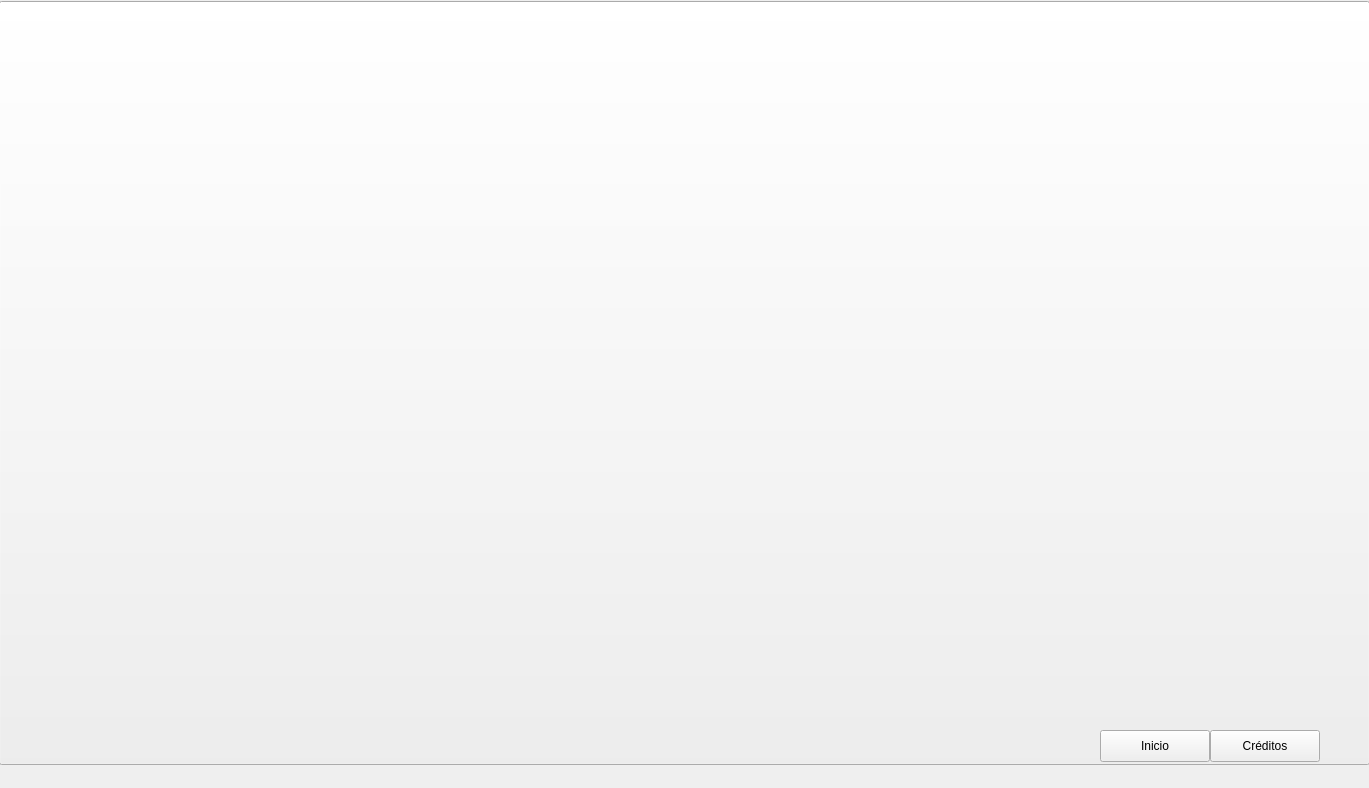
<?xml version="1.0" encoding="UTF-8"?>
<ui version="4.0">
 <class>MainWindow</class>
 <widget class="QMainWindow" name="MainWindow">
  <property name="geometry">
   <rect>
    <x>0</x>
    <y>0</y>
    <width>1369</width>
    <height>788</height>
   </rect>
  </property>
  <property name="windowTitle">
   <string>Sostenibilidad Urbana</string>
  </property>
  <widget class="QWidget" name="centralwidget">
   <widget class="QFrame" name="frame">
    <property name="geometry">
     <rect>
      <x>820</x>
      <y>540</y>
      <width>521</width>
      <height>191</height>
     </rect>
    </property>
    <property name="frameShape">
     <enum>QFrame::StyledPanel</enum>
    </property>
    <property name="frameShadow">
     <enum>QFrame::Raised</enum>
    </property>
    <widget class="QGraphicsView" name="graphicsView">
     <property name="geometry">
      <rect>
       <x>0</x>
       <y>0</y>
       <width>521</width>
       <height>191</height>
      </rect>
     </property>
    </widget>
   </widget>
   <widget class="QGraphicsView" name="glyph_view">
    <property name="geometry">
     <rect>
      <x>820</x>
      <y>10</y>
      <width>521</width>
      <height>521</height>
     </rect>
    </property>
   </widget>
   <widget class="QLabel" name="gober">
    <property name="geometry">
     <rect>
      <x>4</x>
      <y>597</y>
      <width>30</width>
      <height>151</height>
     </rect>
    </property>
    <property name="text">
     <string/>
    </property>
   </widget>
   <widget class="QLabel" name="social">
    <property name="geometry">
     <rect>
      <x>4</x>
      <y>455</y>
      <width>30</width>
      <height>150</height>
     </rect>
    </property>
    <property name="text">
     <string/>
    </property>
   </widget>
   <widget class="QLabel" name="econo">
    <property name="geometry">
     <rect>
      <x>4</x>
      <y>349</y>
      <width>30</width>
      <height>111</height>
     </rect>
    </property>
    <property name="text">
     <string/>
    </property>
   </widget>
   <widget class="QLabel" name="ecolo">
    <property name="geometry">
     <rect>
      <x>4</x>
      <y>100</y>
      <width>30</width>
      <height>141</height>
     </rect>
    </property>
    <property name="text">
     <string/>
    </property>
   </widget>
   <widget class="QWidget" name="layoutWidget">
    <property name="geometry">
     <rect>
      <x>50</x>
      <y>12</y>
      <width>761</width>
      <height>741</height>
     </rect>
    </property>
    <layout class="QVBoxLayout" name="verticalLayout">
     <item>
      <layout class="QHBoxLayout" name="horizontalLayout">
       <item>
        <widget class="QLabel" name="label_0">
         <property name="minimumSize">
          <size>
           <width>540</width>
           <height>0</height>
          </size>
         </property>
         <property name="maximumSize">
          <size>
           <width>540</width>
           <height>16777215</height>
          </size>
         </property>
         <property name="text">
          <string>TextLabel</string>
         </property>
        </widget>
       </item>
       <item>
        <widget class="QLCDNumber" name="lcdNumber_0">
         <property name="maximumSize">
          <size>
           <width>41</width>
           <height>16777215</height>
          </size>
         </property>
         <property name="font">
          <font>
           <weight>50</weight>
           <bold>false</bold>
          </font>
         </property>
         <property name="frameShape">
          <enum>QFrame::StyledPanel</enum>
         </property>
         <property name="lineWidth">
          <number>1</number>
         </property>
         <property name="numDigits">
          <number>3</number>
         </property>
         <property name="segmentStyle">
          <enum>QLCDNumber::Flat</enum>
         </property>
        </widget>
       </item>
       <item>
        <widget class="QSlider" name="slider_0">
         <property name="minimumSize">
          <size>
           <width>140</width>
           <height>0</height>
          </size>
         </property>
         <property name="maximumSize">
          <size>
           <width>140</width>
           <height>16777215</height>
          </size>
         </property>
         <property name="orientation">
          <enum>Qt::Horizontal</enum>
         </property>
        </widget>
       </item>
      </layout>
     </item>
     <item>
      <layout class="QHBoxLayout" name="horizontalLayout_2">
       <item>
        <widget class="QLabel" name="label_1">
         <property name="minimumSize">
          <size>
           <width>540</width>
           <height>0</height>
          </size>
         </property>
         <property name="maximumSize">
          <size>
           <width>540</width>
           <height>16777215</height>
          </size>
         </property>
         <property name="text">
          <string>TextLabel</string>
         </property>
        </widget>
       </item>
       <item>
        <widget class="QLCDNumber" name="lcdNumber_1">
         <property name="maximumSize">
          <size>
           <width>41</width>
           <height>16777215</height>
          </size>
         </property>
         <property name="numDigits">
          <number>3</number>
         </property>
         <property name="segmentStyle">
          <enum>QLCDNumber::Flat</enum>
         </property>
        </widget>
       </item>
       <item>
        <widget class="QSlider" name="slider_1">
         <property name="minimumSize">
          <size>
           <width>140</width>
           <height>0</height>
          </size>
         </property>
         <property name="maximumSize">
          <size>
           <width>140</width>
           <height>16777215</height>
          </size>
         </property>
         <property name="orientation">
          <enum>Qt::Horizontal</enum>
         </property>
        </widget>
       </item>
      </layout>
     </item>
     <item>
      <layout class="QHBoxLayout" name="horizontalLayout_3">
       <item>
        <widget class="QLabel" name="label_2">
         <property name="minimumSize">
          <size>
           <width>540</width>
           <height>0</height>
          </size>
         </property>
         <property name="maximumSize">
          <size>
           <width>540</width>
           <height>16777215</height>
          </size>
         </property>
         <property name="text">
          <string>TextLabel</string>
         </property>
        </widget>
       </item>
       <item>
        <widget class="QLCDNumber" name="lcdNumber_2">
         <property name="maximumSize">
          <size>
           <width>41</width>
           <height>16777215</height>
          </size>
         </property>
         <property name="numDigits">
          <number>3</number>
         </property>
         <property name="segmentStyle">
          <enum>QLCDNumber::Flat</enum>
         </property>
        </widget>
       </item>
       <item>
        <widget class="QSlider" name="slider_2">
         <property name="minimumSize">
          <size>
           <width>140</width>
           <height>0</height>
          </size>
         </property>
         <property name="maximumSize">
          <size>
           <width>140</width>
           <height>16777215</height>
          </size>
         </property>
         <property name="orientation">
          <enum>Qt::Horizontal</enum>
         </property>
        </widget>
       </item>
      </layout>
     </item>
     <item>
      <layout class="QHBoxLayout" name="horizontalLayout_4">
       <item>
        <widget class="QLabel" name="label_3">
         <property name="minimumSize">
          <size>
           <width>540</width>
           <height>0</height>
          </size>
         </property>
         <property name="maximumSize">
          <size>
           <width>540</width>
           <height>16777215</height>
          </size>
         </property>
         <property name="text">
          <string>TextLabel</string>
         </property>
        </widget>
       </item>
       <item>
        <widget class="QLCDNumber" name="lcdNumber_3">
         <property name="maximumSize">
          <size>
           <width>41</width>
           <height>16777215</height>
          </size>
         </property>
         <property name="numDigits">
          <number>3</number>
         </property>
         <property name="segmentStyle">
          <enum>QLCDNumber::Flat</enum>
         </property>
        </widget>
       </item>
       <item>
        <widget class="QSlider" name="slider_3">
         <property name="minimumSize">
          <size>
           <width>140</width>
           <height>0</height>
          </size>
         </property>
         <property name="maximumSize">
          <size>
           <width>140</width>
           <height>16777215</height>
          </size>
         </property>
         <property name="orientation">
          <enum>Qt::Horizontal</enum>
         </property>
        </widget>
       </item>
      </layout>
     </item>
     <item>
      <layout class="QHBoxLayout" name="horizontalLayout_5">
       <item>
        <widget class="QLabel" name="label_4">
         <property name="minimumSize">
          <size>
           <width>540</width>
           <height>0</height>
          </size>
         </property>
         <property name="maximumSize">
          <size>
           <width>540</width>
           <height>16777215</height>
          </size>
         </property>
         <property name="text">
          <string>TextLabel</string>
         </property>
        </widget>
       </item>
       <item>
        <widget class="QLCDNumber" name="lcdNumber_4">
         <property name="maximumSize">
          <size>
           <width>41</width>
           <height>16777215</height>
          </size>
         </property>
         <property name="numDigits">
          <number>3</number>
         </property>
         <property name="segmentStyle">
          <enum>QLCDNumber::Flat</enum>
         </property>
        </widget>
       </item>
       <item>
        <widget class="QSlider" name="slider_4">
         <property name="minimumSize">
          <size>
           <width>140</width>
           <height>0</height>
          </size>
         </property>
         <property name="maximumSize">
          <size>
           <width>140</width>
           <height>16777215</height>
          </size>
         </property>
         <property name="orientation">
          <enum>Qt::Horizontal</enum>
         </property>
        </widget>
       </item>
      </layout>
     </item>
     <item>
      <layout class="QHBoxLayout" name="horizontalLayout_6">
       <item>
        <widget class="QLabel" name="label_5">
         <property name="minimumSize">
          <size>
           <width>540</width>
           <height>0</height>
          </size>
         </property>
         <property name="maximumSize">
          <size>
           <width>540</width>
           <height>16777215</height>
          </size>
         </property>
         <property name="text">
          <string>TextLabel</string>
         </property>
        </widget>
       </item>
       <item>
        <widget class="QLCDNumber" name="lcdNumber_5">
         <property name="maximumSize">
          <size>
           <width>41</width>
           <height>16777215</height>
          </size>
         </property>
         <property name="numDigits">
          <number>3</number>
         </property>
         <property name="segmentStyle">
          <enum>QLCDNumber::Flat</enum>
         </property>
        </widget>
       </item>
       <item>
        <widget class="QSlider" name="slider_5">
         <property name="minimumSize">
          <size>
           <width>140</width>
           <height>0</height>
          </size>
         </property>
         <property name="maximumSize">
          <size>
           <width>140</width>
           <height>16777215</height>
          </size>
         </property>
         <property name="orientation">
          <enum>Qt::Horizontal</enum>
         </property>
        </widget>
       </item>
      </layout>
     </item>
     <item>
      <layout class="QHBoxLayout" name="horizontalLayout_7">
       <item>
        <widget class="QLabel" name="label_6">
         <property name="minimumSize">
          <size>
           <width>540</width>
           <height>0</height>
          </size>
         </property>
         <property name="maximumSize">
          <size>
           <width>540</width>
           <height>16777215</height>
          </size>
         </property>
         <property name="text">
          <string>TextLabel</string>
         </property>
        </widget>
       </item>
       <item>
        <widget class="QLCDNumber" name="lcdNumber_6">
         <property name="maximumSize">
          <size>
           <width>41</width>
           <height>16777215</height>
          </size>
         </property>
         <property name="numDigits">
          <number>3</number>
         </property>
         <property name="segmentStyle">
          <enum>QLCDNumber::Flat</enum>
         </property>
        </widget>
       </item>
       <item>
        <widget class="QSlider" name="slider_6">
         <property name="minimumSize">
          <size>
           <width>140</width>
           <height>0</height>
          </size>
         </property>
         <property name="maximumSize">
          <size>
           <width>140</width>
           <height>16777215</height>
          </size>
         </property>
         <property name="orientation">
          <enum>Qt::Horizontal</enum>
         </property>
        </widget>
       </item>
      </layout>
     </item>
     <item>
      <layout class="QHBoxLayout" name="horizontalLayout_8">
       <item>
        <widget class="QLabel" name="label_7">
         <property name="minimumSize">
          <size>
           <width>540</width>
           <height>0</height>
          </size>
         </property>
         <property name="maximumSize">
          <size>
           <width>540</width>
           <height>16777215</height>
          </size>
         </property>
         <property name="text">
          <string>TextLabel</string>
         </property>
        </widget>
       </item>
       <item>
        <widget class="QLCDNumber" name="lcdNumber_7">
         <property name="maximumSize">
          <size>
           <width>41</width>
           <height>16777215</height>
          </size>
         </property>
         <property name="numDigits">
          <number>3</number>
         </property>
         <property name="segmentStyle">
          <enum>QLCDNumber::Flat</enum>
         </property>
        </widget>
       </item>
       <item>
        <widget class="QSlider" name="slider_7">
         <property name="minimumSize">
          <size>
           <width>140</width>
           <height>0</height>
          </size>
         </property>
         <property name="maximumSize">
          <size>
           <width>140</width>
           <height>16777215</height>
          </size>
         </property>
         <property name="orientation">
          <enum>Qt::Horizontal</enum>
         </property>
        </widget>
       </item>
      </layout>
     </item>
     <item>
      <layout class="QHBoxLayout" name="horizontalLayout_9">
       <item>
        <widget class="QLabel" name="label_8">
         <property name="minimumSize">
          <size>
           <width>540</width>
           <height>0</height>
          </size>
         </property>
         <property name="maximumSize">
          <size>
           <width>540</width>
           <height>16777215</height>
          </size>
         </property>
         <property name="text">
          <string>TextLabel</string>
         </property>
        </widget>
       </item>
       <item>
        <widget class="QLCDNumber" name="lcdNumber_8">
         <property name="maximumSize">
          <size>
           <width>41</width>
           <height>16777215</height>
          </size>
         </property>
         <property name="numDigits">
          <number>3</number>
         </property>
         <property name="segmentStyle">
          <enum>QLCDNumber::Flat</enum>
         </property>
        </widget>
       </item>
       <item>
        <widget class="QSlider" name="slider_8">
         <property name="minimumSize">
          <size>
           <width>140</width>
           <height>0</height>
          </size>
         </property>
         <property name="maximumSize">
          <size>
           <width>140</width>
           <height>16777215</height>
          </size>
         </property>
         <property name="orientation">
          <enum>Qt::Horizontal</enum>
         </property>
        </widget>
       </item>
      </layout>
     </item>
     <item>
      <layout class="QHBoxLayout" name="horizontalLayout_10">
       <item>
        <widget class="QLabel" name="label_9">
         <property name="minimumSize">
          <size>
           <width>540</width>
           <height>0</height>
          </size>
         </property>
         <property name="maximumSize">
          <size>
           <width>540</width>
           <height>16777215</height>
          </size>
         </property>
         <property name="text">
          <string>TextLabel</string>
         </property>
        </widget>
       </item>
       <item>
        <widget class="QLCDNumber" name="lcdNumber_9">
         <property name="maximumSize">
          <size>
           <width>41</width>
           <height>16777215</height>
          </size>
         </property>
         <property name="numDigits">
          <number>3</number>
         </property>
         <property name="segmentStyle">
          <enum>QLCDNumber::Flat</enum>
         </property>
        </widget>
       </item>
       <item>
        <widget class="QSlider" name="slider_9">
         <property name="minimumSize">
          <size>
           <width>140</width>
           <height>0</height>
          </size>
         </property>
         <property name="maximumSize">
          <size>
           <width>140</width>
           <height>16777215</height>
          </size>
         </property>
         <property name="orientation">
          <enum>Qt::Horizontal</enum>
         </property>
        </widget>
       </item>
      </layout>
     </item>
     <item>
      <widget class="Line" name="line_11">
       <property name="orientation">
        <enum>Qt::Horizontal</enum>
       </property>
      </widget>
     </item>
     <item>
      <layout class="QHBoxLayout" name="horizontalLayout_11">
       <item>
        <widget class="QLabel" name="label_10">
         <property name="minimumSize">
          <size>
           <width>540</width>
           <height>0</height>
          </size>
         </property>
         <property name="maximumSize">
          <size>
           <width>540</width>
           <height>16777215</height>
          </size>
         </property>
         <property name="text">
          <string>TextLabel</string>
         </property>
        </widget>
       </item>
       <item>
        <widget class="QLCDNumber" name="lcdNumber_10">
         <property name="maximumSize">
          <size>
           <width>41</width>
           <height>16777215</height>
          </size>
         </property>
         <property name="numDigits">
          <number>3</number>
         </property>
         <property name="segmentStyle">
          <enum>QLCDNumber::Flat</enum>
         </property>
        </widget>
       </item>
       <item>
        <widget class="QSlider" name="slider_10">
         <property name="minimumSize">
          <size>
           <width>140</width>
           <height>0</height>
          </size>
         </property>
         <property name="maximumSize">
          <size>
           <width>140</width>
           <height>16777215</height>
          </size>
         </property>
         <property name="orientation">
          <enum>Qt::Horizontal</enum>
         </property>
        </widget>
       </item>
      </layout>
     </item>
     <item>
      <layout class="QHBoxLayout" name="horizontalLayout_12">
       <item>
        <widget class="QLabel" name="label_11">
         <property name="minimumSize">
          <size>
           <width>540</width>
           <height>0</height>
          </size>
         </property>
         <property name="maximumSize">
          <size>
           <width>540</width>
           <height>16777215</height>
          </size>
         </property>
         <property name="text">
          <string>TextLabel</string>
         </property>
        </widget>
       </item>
       <item>
        <widget class="QLCDNumber" name="lcdNumber_11">
         <property name="maximumSize">
          <size>
           <width>41</width>
           <height>16777215</height>
          </size>
         </property>
         <property name="numDigits">
          <number>3</number>
         </property>
         <property name="segmentStyle">
          <enum>QLCDNumber::Flat</enum>
         </property>
        </widget>
       </item>
       <item>
        <widget class="QSlider" name="slider_11">
         <property name="minimumSize">
          <size>
           <width>140</width>
           <height>0</height>
          </size>
         </property>
         <property name="maximumSize">
          <size>
           <width>140</width>
           <height>16777215</height>
          </size>
         </property>
         <property name="orientation">
          <enum>Qt::Horizontal</enum>
         </property>
        </widget>
       </item>
      </layout>
     </item>
     <item>
      <layout class="QHBoxLayout" name="horizontalLayout_13">
       <item>
        <widget class="QLabel" name="label_12">
         <property name="minimumSize">
          <size>
           <width>540</width>
           <height>0</height>
          </size>
         </property>
         <property name="maximumSize">
          <size>
           <width>540</width>
           <height>16777215</height>
          </size>
         </property>
         <property name="text">
          <string>TextLabel</string>
         </property>
        </widget>
       </item>
       <item>
        <widget class="QLCDNumber" name="lcdNumber_12">
         <property name="maximumSize">
          <size>
           <width>41</width>
           <height>16777215</height>
          </size>
         </property>
         <property name="numDigits">
          <number>3</number>
         </property>
         <property name="segmentStyle">
          <enum>QLCDNumber::Flat</enum>
         </property>
        </widget>
       </item>
       <item>
        <widget class="QSlider" name="slider_12">
         <property name="minimumSize">
          <size>
           <width>140</width>
           <height>0</height>
          </size>
         </property>
         <property name="maximumSize">
          <size>
           <width>140</width>
           <height>16777215</height>
          </size>
         </property>
         <property name="orientation">
          <enum>Qt::Horizontal</enum>
         </property>
        </widget>
       </item>
      </layout>
     </item>
     <item>
      <widget class="Line" name="line_12">
       <property name="orientation">
        <enum>Qt::Horizontal</enum>
       </property>
      </widget>
     </item>
     <item>
      <layout class="QHBoxLayout" name="horizontalLayout_14">
       <item>
        <widget class="QLabel" name="label_13">
         <property name="minimumSize">
          <size>
           <width>540</width>
           <height>0</height>
          </size>
         </property>
         <property name="maximumSize">
          <size>
           <width>540</width>
           <height>16777215</height>
          </size>
         </property>
         <property name="text">
          <string>TextLabel</string>
         </property>
        </widget>
       </item>
       <item>
        <widget class="QLCDNumber" name="lcdNumber_13">
         <property name="maximumSize">
          <size>
           <width>41</width>
           <height>16777215</height>
          </size>
         </property>
         <property name="numDigits">
          <number>3</number>
         </property>
         <property name="segmentStyle">
          <enum>QLCDNumber::Flat</enum>
         </property>
        </widget>
       </item>
       <item>
        <widget class="QSlider" name="slider_13">
         <property name="minimumSize">
          <size>
           <width>140</width>
           <height>0</height>
          </size>
         </property>
         <property name="maximumSize">
          <size>
           <width>140</width>
           <height>16777215</height>
          </size>
         </property>
         <property name="orientation">
          <enum>Qt::Horizontal</enum>
         </property>
        </widget>
       </item>
      </layout>
     </item>
     <item>
      <layout class="QHBoxLayout" name="horizontalLayout_15">
       <item>
        <widget class="QLabel" name="label_14">
         <property name="minimumSize">
          <size>
           <width>540</width>
           <height>0</height>
          </size>
         </property>
         <property name="maximumSize">
          <size>
           <width>540</width>
           <height>16777215</height>
          </size>
         </property>
         <property name="text">
          <string>TextLabel</string>
         </property>
        </widget>
       </item>
       <item>
        <widget class="QLCDNumber" name="lcdNumber_14">
         <property name="maximumSize">
          <size>
           <width>41</width>
           <height>16777215</height>
          </size>
         </property>
         <property name="numDigits">
          <number>3</number>
         </property>
         <property name="segmentStyle">
          <enum>QLCDNumber::Flat</enum>
         </property>
        </widget>
       </item>
       <item>
        <widget class="QSlider" name="slider_14">
         <property name="minimumSize">
          <size>
           <width>140</width>
           <height>0</height>
          </size>
         </property>
         <property name="maximumSize">
          <size>
           <width>140</width>
           <height>16777215</height>
          </size>
         </property>
         <property name="orientation">
          <enum>Qt::Horizontal</enum>
         </property>
        </widget>
       </item>
      </layout>
     </item>
     <item>
      <layout class="QHBoxLayout" name="horizontalLayout_16">
       <item>
        <widget class="QLabel" name="label_15">
         <property name="minimumSize">
          <size>
           <width>540</width>
           <height>0</height>
          </size>
         </property>
         <property name="maximumSize">
          <size>
           <width>540</width>
           <height>16777215</height>
          </size>
         </property>
         <property name="text">
          <string>TextLabel</string>
         </property>
        </widget>
       </item>
       <item>
        <widget class="QLCDNumber" name="lcdNumber_15">
         <property name="maximumSize">
          <size>
           <width>41</width>
           <height>16777215</height>
          </size>
         </property>
         <property name="numDigits">
          <number>3</number>
         </property>
         <property name="segmentStyle">
          <enum>QLCDNumber::Flat</enum>
         </property>
        </widget>
       </item>
       <item>
        <widget class="QSlider" name="slider_15">
         <property name="minimumSize">
          <size>
           <width>140</width>
           <height>0</height>
          </size>
         </property>
         <property name="maximumSize">
          <size>
           <width>140</width>
           <height>16777215</height>
          </size>
         </property>
         <property name="orientation">
          <enum>Qt::Horizontal</enum>
         </property>
        </widget>
       </item>
      </layout>
     </item>
     <item>
      <widget class="Line" name="line_13">
       <property name="orientation">
        <enum>Qt::Horizontal</enum>
       </property>
      </widget>
     </item>
     <item>
      <layout class="QHBoxLayout" name="horizontalLayout_17">
       <item>
        <widget class="QLabel" name="label_16">
         <property name="minimumSize">
          <size>
           <width>540</width>
           <height>0</height>
          </size>
         </property>
         <property name="maximumSize">
          <size>
           <width>540</width>
           <height>16777215</height>
          </size>
         </property>
         <property name="text">
          <string>TextLabel</string>
         </property>
        </widget>
       </item>
       <item>
        <widget class="QLCDNumber" name="lcdNumber_16">
         <property name="maximumSize">
          <size>
           <width>41</width>
           <height>16777215</height>
          </size>
         </property>
         <property name="numDigits">
          <number>3</number>
         </property>
         <property name="segmentStyle">
          <enum>QLCDNumber::Flat</enum>
         </property>
        </widget>
       </item>
       <item>
        <widget class="QSlider" name="slider_16">
         <property name="minimumSize">
          <size>
           <width>140</width>
           <height>0</height>
          </size>
         </property>
         <property name="maximumSize">
          <size>
           <width>140</width>
           <height>16777215</height>
          </size>
         </property>
         <property name="orientation">
          <enum>Qt::Horizontal</enum>
         </property>
        </widget>
       </item>
      </layout>
     </item>
     <item>
      <layout class="QHBoxLayout" name="horizontalLayout_18">
       <item>
        <widget class="QLabel" name="label_17">
         <property name="minimumSize">
          <size>
           <width>540</width>
           <height>0</height>
          </size>
         </property>
         <property name="maximumSize">
          <size>
           <width>540</width>
           <height>16777215</height>
          </size>
         </property>
         <property name="text">
          <string>TextLabel</string>
         </property>
        </widget>
       </item>
       <item>
        <widget class="QLCDNumber" name="lcdNumber_17">
         <property name="maximumSize">
          <size>
           <width>41</width>
           <height>16777215</height>
          </size>
         </property>
         <property name="numDigits">
          <number>3</number>
         </property>
         <property name="segmentStyle">
          <enum>QLCDNumber::Flat</enum>
         </property>
        </widget>
       </item>
       <item>
        <widget class="QSlider" name="slider_17">
         <property name="minimumSize">
          <size>
           <width>140</width>
           <height>0</height>
          </size>
         </property>
         <property name="maximumSize">
          <size>
           <width>140</width>
           <height>16777215</height>
          </size>
         </property>
         <property name="orientation">
          <enum>Qt::Horizontal</enum>
         </property>
        </widget>
       </item>
      </layout>
     </item>
     <item>
      <layout class="QHBoxLayout" name="horizontalLayout_19">
       <item>
        <widget class="QLabel" name="label_18">
         <property name="minimumSize">
          <size>
           <width>540</width>
           <height>0</height>
          </size>
         </property>
         <property name="maximumSize">
          <size>
           <width>540</width>
           <height>16777215</height>
          </size>
         </property>
         <property name="text">
          <string>TextLabel</string>
         </property>
        </widget>
       </item>
       <item>
        <widget class="QLCDNumber" name="lcdNumber_18">
         <property name="maximumSize">
          <size>
           <width>41</width>
           <height>16777215</height>
          </size>
         </property>
         <property name="numDigits">
          <number>3</number>
         </property>
         <property name="segmentStyle">
          <enum>QLCDNumber::Flat</enum>
         </property>
        </widget>
       </item>
       <item>
        <widget class="QSlider" name="slider_18">
         <property name="minimumSize">
          <size>
           <width>140</width>
           <height>0</height>
          </size>
         </property>
         <property name="maximumSize">
          <size>
           <width>140</width>
           <height>16777215</height>
          </size>
         </property>
         <property name="orientation">
          <enum>Qt::Horizontal</enum>
         </property>
        </widget>
       </item>
      </layout>
     </item>
     <item>
      <layout class="QHBoxLayout" name="horizontalLayout_20">
       <item>
        <widget class="QLabel" name="label_19">
         <property name="minimumSize">
          <size>
           <width>540</width>
           <height>0</height>
          </size>
         </property>
         <property name="maximumSize">
          <size>
           <width>540</width>
           <height>16777215</height>
          </size>
         </property>
         <property name="text">
          <string>TextLabel</string>
         </property>
        </widget>
       </item>
       <item>
        <widget class="QLCDNumber" name="lcdNumber_19">
         <property name="maximumSize">
          <size>
           <width>41</width>
           <height>16777215</height>
          </size>
         </property>
         <property name="numDigits">
          <number>3</number>
         </property>
         <property name="segmentStyle">
          <enum>QLCDNumber::Flat</enum>
         </property>
        </widget>
       </item>
       <item>
        <widget class="QSlider" name="slider_19">
         <property name="minimumSize">
          <size>
           <width>140</width>
           <height>0</height>
          </size>
         </property>
         <property name="maximumSize">
          <size>
           <width>140</width>
           <height>16777215</height>
          </size>
         </property>
         <property name="orientation">
          <enum>Qt::Horizontal</enum>
         </property>
        </widget>
       </item>
      </layout>
     </item>
     <item>
      <layout class="QHBoxLayout" name="horizontalLayout_21">
       <item>
        <widget class="QLabel" name="label_20">
         <property name="minimumSize">
          <size>
           <width>540</width>
           <height>0</height>
          </size>
         </property>
         <property name="maximumSize">
          <size>
           <width>540</width>
           <height>16777215</height>
          </size>
         </property>
         <property name="text">
          <string>TextLabel</string>
         </property>
        </widget>
       </item>
       <item>
        <widget class="QLCDNumber" name="lcdNumber_20">
         <property name="maximumSize">
          <size>
           <width>41</width>
           <height>16777215</height>
          </size>
         </property>
         <property name="numDigits">
          <number>3</number>
         </property>
         <property name="segmentStyle">
          <enum>QLCDNumber::Flat</enum>
         </property>
        </widget>
       </item>
       <item>
        <widget class="QSlider" name="slider_20">
         <property name="minimumSize">
          <size>
           <width>140</width>
           <height>0</height>
          </size>
         </property>
         <property name="maximumSize">
          <size>
           <width>140</width>
           <height>16777215</height>
          </size>
         </property>
         <property name="orientation">
          <enum>Qt::Horizontal</enum>
         </property>
        </widget>
       </item>
      </layout>
     </item>
    </layout>
   </widget>
   <widget class="QPushButton" name="introButton">
    <property name="geometry">
     <rect>
      <x>-1</x>
      <y>1</y>
      <width>1371</width>
      <height>764</height>
     </rect>
    </property>
    <property name="text">
     <string/>
    </property>
   </widget>
   <widget class="QPushButton" name="inicioButton">
    <property name="geometry">
     <rect>
      <x>1100</x>
      <y>730</y>
      <width>110</width>
      <height>32</height>
     </rect>
    </property>
    <property name="text">
     <string>Inicio</string>
    </property>
   </widget>
   <widget class="QPushButton" name="creditosButton">
    <property name="geometry">
     <rect>
      <x>1210</x>
      <y>730</y>
      <width>110</width>
      <height>32</height>
     </rect>
    </property>
    <property name="text">
     <string>Créditos</string>
    </property>
   </widget>
  </widget>
  <widget class="QMenuBar" name="menubar">
   <property name="geometry">
    <rect>
     <x>0</x>
     <y>0</y>
     <width>1369</width>
     <height>22</height>
    </rect>
   </property>
  </widget>
 </widget>
 <resources/>
 <connections/>
</ui>
